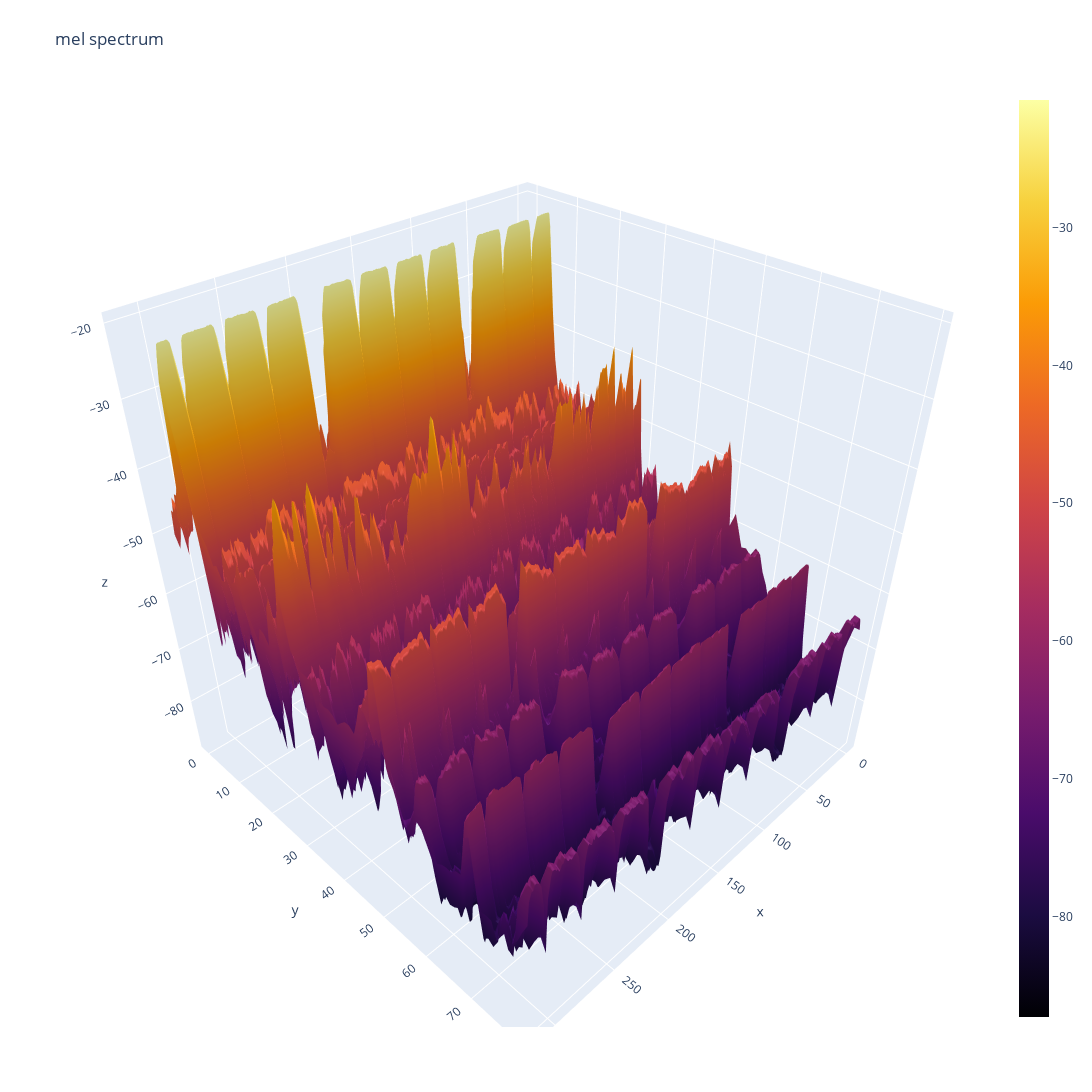

Write notebook code for a chart like this one.
### Code cell
import plotly.graph_objects as go

fig = go.Figure(data=[go.Surface(z=mel_data,
                  colorscale='Inferno')])

fig.update_layout(title='mel spectrum', 
                  autosize=False,
                  width=1200, 
                  height=1200,
                  margin=dict(l=65, r=50, b=65, t=90))

fig.show()

### Figure 1 — Plotly figure (JSON) as saved in the notebook; plotly's stock layout.template omitted (floating-point values rounded to 4 significant figures; data arrays with more than 128 entries replaced by an {"elided": "..."} marker saying what was removed)
{"data": [{"colorscale": [[0, "#000004"], [0.1111, "#1b0c41"], [0.2222, "#4a0c6b"], [0.3333, "#781c6d"], [0.4444, "#a52c60"], [0.5556, "#cf4446"], [0.6667, "#ed6925"], [0.7778, "#fb9b06"], [0.8889, "#f7d13d"], [1, "#fcffa4"]], "type": "surface", "z": {"elided": "80x313 float values"}}], "layout": {"autosize": false, "height": 1200, "margin": {"b": 65, "l": 65, "r": 50, "t": 90}, "title": {"text": "mel spectrum"}, "width": 1200}}
